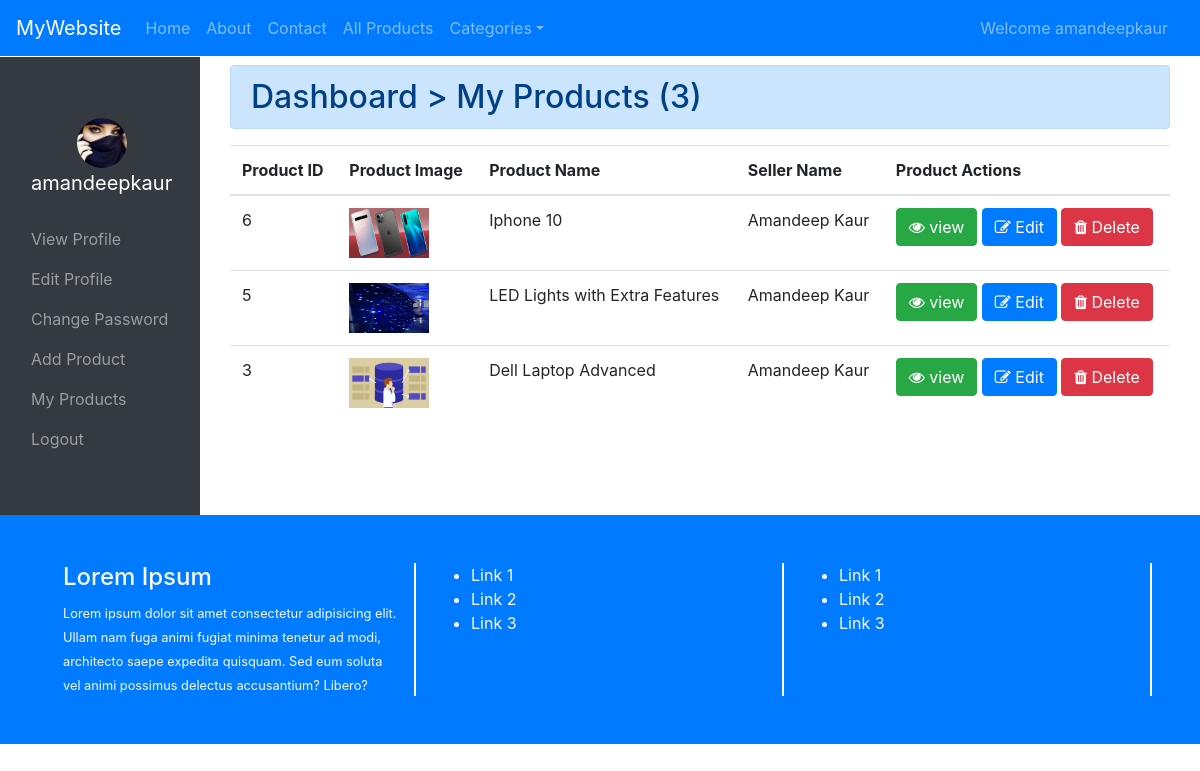
The page /my_products/ (signed in) on the database its author committed.
### secondapp/models.py (models this page shows, shortened)
class register_table(models.Model):
    user = models.OneToOneField(User,on_delete=models.CASCADE)
    contact_number = models.IntegerField()
    profile_pic =models.ImageField(upload_to = "profiles/%Y/%m/%d",null=True,blank=True)
    age = models.CharField(max_length=250,null=True,blank=True)
    city = models.CharField(max_length=250,null=True,blank=True)
    about = models.TextField(blank=True,null=True)
    gender = models.CharField(max_length=250,default="Male")
    occupation = models.CharField(max_length=250,null=True,blank=True)
    added_on =models.DateTimeField(auto_now_add=True,null=True)
    update_on = models.DateTimeField(auto_now=True,null=True)

class add_product(models.Model):
    seller = models.ForeignKey(User,on_delete=models.CASCADE)
    product_name = models.CharField(max_length=250)
    product_category = models.ForeignKey(Category,on_delete = models.CASCADE )
    product_price = models.FloatField()
    sale_price = models.CharField(max_length=200)
    product_image = models.ImageField(upload_to="products/%Y/%m/%d")
    details = models.TextField()

### secondapp/views.py (the view)
# urls.py: path("my_products/",views.my_products,name="my_products"),
def my_products(request):
    context = {}
    ch = register_table.objects.filter(user__id=request.user.id)
    if len(ch)>0:
        data = register_table.objects.get(user__id=request.user.id)
        context["data"] = data
    all = add_product.objects.filter(seller__id=request.user.id).order_by("-id")
    context["products"] = all
    return render(request,"myproducts.html",context)

### template/myproducts.html (shortened to what this page needs)
{% extends "dashboard_base.html" %}
{% block dashboard %}
<div class="container-fluid">
    <div class="row">
        <div class="col-md-12 mt-2">
            <h2 class="alert alert-primary">Dashboard &gt; My Products ({{products|length}})</h2>
            <table class="table">
                <thead>
                    <tr>
                        <th>Product ID</th>
                        <th>Product Image</th>
                        <th>Product Name</th>
                        <th>Seller Name</th>
                        <th>Product Actions</th>
                    </tr>
                </thead>
                <tbody>
                    {% for p in products %}
                        <tr>
                            <td>{{p.id}}</td>
                            <td><img src="/media/{{p.product_image}}" style="height:50px;width:80px;"></td>
                            <td>{{p.product_name}}</td>
                            <td>{{p.seller.first_name}} {{p.seller.last_name}}</td>
                            <td>
                                <button class="btn btn-success" data-toggle="modal" data-target="#m{{p.id}}"><i class="fa fa-eye"></i> view</button>
                                <a href="{% url 'update_product' %}?pid={{p.id}}" class="btn btn-primary"><i class="fa fa-edit"></i> Edit</a>
                                <a href="{% url 'delete_product' %}?pid={{p.id}}" class="btn btn-danger"><i class="fa fa-trash"></i> Delete</a>
                            </td>
                        </tr>
                    {% endfor %}
                </tbody>
            </table>
        </div>
    </div>
</div>
{% endblock %}

### template/dashboard_base.html
{% extends "base.html" %}
{% load static %}
{% block myblock %}
{% if user.is_superuser %}
    <div class="container">
        <div class="row">
            <div class="col-md-12 mt-4">
                <div class="jumbotron">
                    <h1>Sorry Mr./Miss {{user.username}} You are not allowed Here</h1>
                </div>
            </div>
        </div>
    </div>
{% else %}
<div class="container-fluid">
    <div class="row">
        <div class="col-md-2 bg-dark py-5">
            <nav class="navbar navbar-dark">
                <a href="" class="navbar-brand">
                <div class="text-center">
                    {% if data.profile_pic %}
                    <img src="/media/{{data.profile_pic}}" style="height:50px;width:50px;border-radius:50%">
                    {% else %}
                    <img src="{% static 'images/user.png' %}" style="height:50px;width:50px;border-radius:50%">
                    {% endif %}
                </div>
                    <p>{{user.username}}</p>
                </a>
                <ul class="navbar-nav">
                    <li class="nav-item">
                        <a href="{% url 'cust_dashboard'%}" class="nav-link">View Profile</a>
                    </li>
                    <li class="nav-item">
                        <a href="{% url 'edit_profile'%}" class="nav-link">Edit Profile</a>
                    </li>
                    <li class="nav-item">
                        <a href="{% url 'change_password' %}" class="nav-link">Change Password</a>
                    </li>
                    {% if user.is_staff %}
                    <li class="nav-item">
                        <a href="{% url 'add_product_view' %}" class="nav-link">Add Product</a>
                    </li>
                    <li class="nav-item">
                        <a href="{% url 'my_products' %}" class="nav-link">My Products</a>
                    </li>
                    {% endif %}
                    <li class="nav-item">
                        <a href="{% url 'user_logout' %}" class="nav-link">Logout</a>
                    </li>
                </ul>
            </nav>
        </div>
        <div class="col-md-10">
            {% block dashboard %}
            {% endblock %}
        </div>
    </div>
</div>
{% endif %}
{% endblock %}

### template/base.html (shortened to what this page needs)
<!DOCTYPE html>
{% load static %}
<html lang="en">
<head>
    <link rel="stylesheet" href="{% static 'bootstrap/css/bootstrap.min.css'%}">
    <link href="https://stackpath.bootstrapcdn.com/font-awesome/4.7.0/css/font-awesome.min.css" rel="stylesheet" >
</head>
<body>
   <div class="container-fluid">
        <div class="row">
            <div class="col-md-12 px-0">
                <nav class="navbar navbar-expand bg-primary navbar-dark">
                    <a href="" class="navbar-brand">MyWebsite</a>
                    <ul class="navbar-nav">
                        <li class="nav-item">
                            <a href="{% url 'index' %}" class="nav-link">Home</a>
                        </li>
                        <li class="nav-item">
                            <a href="{% url 'about'%}" class="nav-link">About</a>
                        </li>
                        <li class="nav-item">
                            <a href="{% url 'contact'%}" class="nav-link">Contact</a>
                        </li>
                        <li class="nav-item">
                            <a href="{% url 'all_products'%}" class="nav-link">All Products</a>
                        </li>
                        <li class="nav-item dropdown">
                            <a href="" class="nav-link dropdown-toggle" data-toggle="dropdown">Categories</a>
                        </li>
                    </ul>
                    <ul class="navbar-nav ml-auto">
                        {% if user.is_authenticated %}
                        <li class="nav-item mr-2">
                            <a href="{% url 'cust_dashboard' %}" class="nav-link">Welcome {{user.username}}</a>
                        </li>
                        {% endif %}
                    </ul>
                </nav>
            </div>
            <div class="col-md-12">
            </div>
        </div>
        </div>
        {% block myblock %}
        {% endblock %}
        <div class="container-fluid">
        <div class="row bg-primary text-light p-5">
            <div class="col-md-4" style="border-right:2px solid white;">
                <h4>Lorem Ipsum</h4>
                <small>Lorem ipsum dolor sit amet consectetur adipisicing elit. Ullam nam fuga animi fugiat minima tenetur ad modi, architecto saepe expedita quisquam. Sed eum soluta vel animi possimus delectus accusantium? Libero?</small>
            </div>
            <div class="col-md-4" style="border-right:2px solid white;">
                <ul>
                    <li>Link 1</li>
                    <li>Link 2</li>
                    <li>Link 3</li>
                </ul>
            </div>
            <div class="col-md-4" style="border-right:2px solid white;">
                <ul>
                    <li>Link 1</li>
                    <li>Link 2</li>
                    <li>Link 3</li>
                </ul>
            </div>
        </div>
   </div>
</body>
</html>

### template/base.html (style rules this page uses)
img { width:100%; }

### rows shown on the page
register_table: profile_pic (picture)
add_product: id "6", product_image (picture), product_name "Iphone 10", seller.first_name "Amandeep", seller.last_name "Kaur"
add_product: id "5", product_image (picture), product_name "LED Lights with Extra Features", seller.first_name "Amandeep", seller.last_name "Kaur"
add_product: id "3", product_image (picture), product_name "Dell Laptop Advanced", seller.first_name "Amandeep", seller.last_name "Kaur"

### other values the page prints
{{ user.username }} "amandeepkaur"
{{ products|length }} "3"
